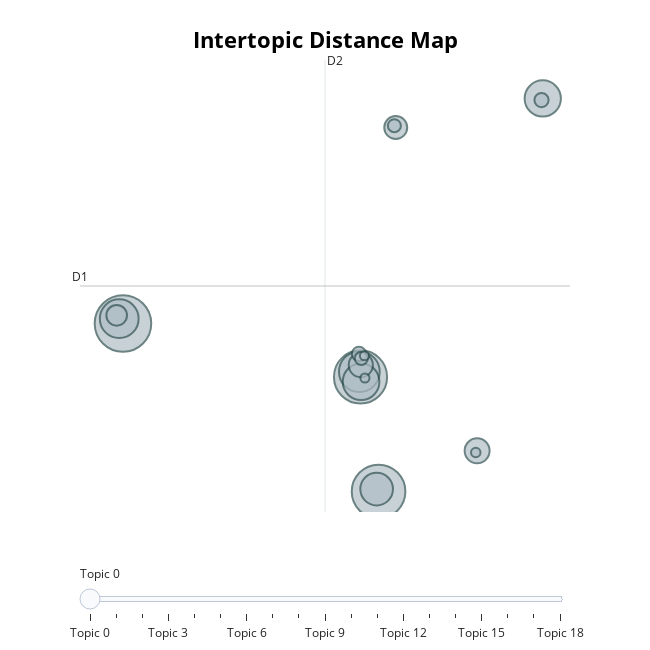

The cell this chart's notebook holds for it:
### Markdown cell above
## 토픽 수 줄이기

### Code cell
# 임의의 숫자(20개) 지정하여 축소
model = BERTopic(nr_topics=20)
topics, probabilities = model.fit_transform(docs)

model.visualize_topics()

### Figure 1 — Plotly figure (JSON) as saved in the notebook; plotly's stock layout.template omitted (floating-point values rounded to 4 significant figures)
{"data": [{"customdata": [[0, "the | of | to | and | in", 2039], [1, "the | in | to | he | game", 1833], [2, "the | to | and | is | it", 1800], [3, "for | the | and | to | it", 1057], [4, "the | to | of | and | is", 958], [5, "maxaxaxaxaxaxaxaxaxaxaxaxaxaxax | the | to | and | of", 855], [6, "the | of | that | is | to", 838], [7, "deleted | smiley | manhattan | bob | stuff", 680], [8, "the | to | you | my | and", 397], [9, "the | to | of | and | space", 374], [10, "of | the | to | and | is", 336], [11, "the | is | to | it | you", 272], [12, "the | it | oil | to | and", 131], [13, "of | the | is | that | and", 128], [14, "the | wire | wiring | is | to", 110], [15, "insurance | the | health | of | to", 108], [16, "dog | dogs | the | and | to", 57], [17, "battery | ground | the | batteries | is", 53], [18, "fan | cooling | heat | water | the", 53]], "hovertemplate": "<b>Topic %{customdata[0]}</b><br>%{customdata[1]}<br>Size: %{customdata[2]}", "legendgroup": "", "marker": {"color": "#B0BEC5", "line": {"color": "DarkSlateGrey", "width": 2}, "size": [2039, 1833, 1800, 1057, 958, 855, 838, 680, 397, 374, 336, 272, 131, 128, 110, 108, 57, 53, 53], "sizemode": "area", "sizeref": 1.274, "symbol": "circle"}, "mode": "markers", "name": "", "orientation": "v", "showlegend": false, "type": "scatter", "x": [-23.4, 1.709, -0.06125, -0.1787, -23.76, -0.008091, 17.84, 1.522, 11.39, -0.03619, 3.397, -24.01, -0.2146, 17.72, 0.01394, 3.26, 11.26, 0.3247, 0.3702], "xaxis": "x", "y": [2.411, -10.39, -1.66, -1.267, 2.777, -2.031, 19.54, -10.2, -7.287, -0.7558, 17.33, 3.028, 0.0862, 19.42, -0.2503, 17.47, -7.421, -0.04644, -1.745], "yaxis": "y"}], "layout": {"annotations": [{"showarrow": false, "text": "D1", "x": -27.62, "y": 5.262, "yshift": 10}, {"showarrow": false, "text": "D2", "x": -3.551, "xshift": 10, "y": 22.47}], "height": 650, "hoverlabel": {"bgcolor": "white", "font": {"family": "Rockwell", "size": 16}}, "legend": {"itemsizing": "constant", "tracegroupgap": 0}, "margin": {"t": 60}, "shapes": [{"line": {"color": "#CFD8DC", "width": 2}, "type": "line", "x0": -3.551, "x1": -3.551, "y0": -11.95, "y1": 22.47}, {"line": {"color": "#9E9E9E", "width": 2}, "type": "line", "x0": -27.62, "x1": 20.51, "y0": 5.262, "y1": 5.262}], "sliders": [{"active": 0, "pad": {"t": 50}, "steps": [{"args": [{"marker.color": [["red", "#B0BEC5", "#B0BEC5", "#B0BEC5", "#B0BEC5", "#B0BEC5", "#B0BEC5", "#B0BEC5", "#B0BEC5", "#B0BEC5", "#B0BEC5", "#B0BEC5", "#B0BEC5", "#B0BEC5", "#B0BEC5", "#B0BEC5", "#B0BEC5", "#B0BEC5", "#B0BEC5"]]}], "label": "Topic 0", "method": "update"}, {"args": [{"marker.color": [["#B0BEC5", "red", "#B0BEC5", "#B0BEC5", "#B0BEC5", "#B0BEC5", "#B0BEC5", "#B0BEC5", "#B0BEC5", "#B0BEC5", "#B0BEC5", "#B0BEC5", "#B0BEC5", "#B0BEC5", "#B0BEC5", "#B0BEC5", "#B0BEC5", "#B0BEC5", "#B0BEC5"]]}], "label": "Topic 1", "method": "update"}, {"args": [{"marker.color": [["#B0BEC5", "#B0BEC5", "red", "#B0BEC5", "#B0BEC5", "#B0BEC5", "#B0BEC5", "#B0BEC5", "#B0BEC5", "#B0BEC5", "#B0BEC5", "#B0BEC5", "#B0BEC5", "#B0BEC5", "#B0BEC5", "#B0BEC5", "#B0BEC5", "#B0BEC5", "#B0BEC5"]]}], "label": "Topic 2", "method": "update"}, {"args": [{"marker.color": [["#B0BEC5", "#B0BEC5", "#B0BEC5", "red", "#B0BEC5", "#B0BEC5", "#B0BEC5", "#B0BEC5", "#B0BEC5", "#B0BEC5", "#B0BEC5", "#B0BEC5", "#B0BEC5", "#B0BEC5", "#B0BEC5", "#B0BEC5", "#B0BEC5", "#B0BEC5", "#B0BEC5"]]}], "label": "Topic 3", "method": "update"}, {"args": [{"marker.color": [["#B0BEC5", "#B0BEC5", "#B0BEC5", "#B0BEC5", "red", "#B0BEC5", "#B0BEC5", "#B0BEC5", "#B0BEC5", "#B0BEC5", "#B0BEC5", "#B0BEC5", "#B0BEC5", "#B0BEC5", "#B0BEC5", "#B0BEC5", "#B0BEC5", "#B0BEC5", "#B0BEC5"]]}], "label": "Topic 4", "method": "update"}, {"args": [{"marker.color": [["#B0BEC5", "#B0BEC5", "#B0BEC5", "#B0BEC5", "#B0BEC5", "red", "#B0BEC5", "#B0BEC5", "#B0BEC5", "#B0BEC5", "#B0BEC5", "#B0BEC5", "#B0BEC5", "#B0BEC5", "#B0BEC5", "#B0BEC5", "#B0BEC5", "#B0BEC5", "#B0BEC5"]]}], "label": "Topic 5", "method": "update"}, {"args": [{"marker.color": [["#B0BEC5", "#B0BEC5", "#B0BEC5", "#B0BEC5", "#B0BEC5", "#B0BEC5", "red", "#B0BEC5", "#B0BEC5", "#B0BEC5", "#B0BEC5", "#B0BEC5", "#B0BEC5", "#B0BEC5", "#B0BEC5", "#B0BEC5", "#B0BEC5", "#B0BEC5", "#B0BEC5"]]}], "label": "Topic 6", "method": "update"}, {"args": [{"marker.color": [["#B0BEC5", "#B0BEC5", "#B0BEC5", "#B0BEC5", "#B0BEC5", "#B0BEC5", "#B0BEC5", "red", "#B0BEC5", "#B0BEC5", "#B0BEC5", "#B0BEC5", "#B0BEC5", "#B0BEC5", "#B0BEC5", "#B0BEC5", "#B0BEC5", "#B0BEC5", "#B0BEC5"]]}], "label": "Topic 7", "method": "update"}, {"args": [{"marker.color": [["#B0BEC5", "#B0BEC5", "#B0BEC5", "#B0BEC5", "#B0BEC5", "#B0BEC5", "#B0BEC5", "#B0BEC5", "red", "#B0BEC5", "#B0BEC5", "#B0BEC5", "#B0BEC5", "#B0BEC5", "#B0BEC5", "#B0BEC5", "#B0BEC5", "#B0BEC5", "#B0BEC5"]]}], "label": "Topic 8", "method": "update"}, {"args": [{"marker.color": [["#B0BEC5", "#B0BEC5", "#B0BEC5", "#B0BEC5", "#B0BEC5", "#B0BEC5", "#B0BEC5", "#B0BEC5", "#B0BEC5", "red", "#B0BEC5", "#B0BEC5", "#B0BEC5", "#B0BEC5", "#B0BEC5", "#B0BEC5", "#B0BEC5", "#B0BEC5", "#B0BEC5"]]}], "label": "Topic 9", "method": "update"}, {"args": [{"marker.color": [["#B0BEC5", "#B0BEC5", "#B0BEC5", "#B0BEC5", "#B0BEC5", "#B0BEC5", "#B0BEC5", "#B0BEC5", "#B0BEC5", "#B0BEC5", "red", "#B0BEC5", "#B0BEC5", "#B0BEC5", "#B0BEC5", "#B0BEC5", "#B0BEC5", "#B0BEC5", "#B0BEC5"]]}], "label": "Topic 10", "method": "update"}, {"args": [{"marker.color": [["#B0BEC5", "#B0BEC5", "#B0BEC5", "#B0BEC5", "#B0BEC5", "#B0BEC5", "#B0BEC5", "#B0BEC5", "#B0BEC5", "#B0BEC5", "#B0BEC5", "red", "#B0BEC5", "#B0BEC5", "#B0BEC5", "#B0BEC5", "#B0BEC5", "#B0BEC5", "#B0BEC5"]]}], "label": "Topic 11", "method": "update"}, {"args": [{"marker.color": [["#B0BEC5", "#B0BEC5", "#B0BEC5", "#B0BEC5", "#B0BEC5", "#B0BEC5", "#B0BEC5", "#B0BEC5", "#B0BEC5", "#B0BEC5", "#B0BEC5", "#B0BEC5", "red", "#B0BEC5", "#B0BEC5", "#B0BEC5", "#B0BEC5", "#B0BEC5", "#B0BEC5"]]}], "label": "Topic 12", "method": "update"}, {"args": [{"marker.color": [["#B0BEC5", "#B0BEC5", "#B0BEC5", "#B0BEC5", "#B0BEC5", "#B0BEC5", "#B0BEC5", "#B0BEC5", "#B0BEC5", "#B0BEC5", "#B0BEC5", "#B0BEC5", "#B0BEC5", "red", "#B0BEC5", "#B0BEC5", "#B0BEC5", "#B0BEC5", "#B0BEC5"]]}], "label": "Topic 13", "method": "update"}, {"args": [{"marker.color": [["#B0BEC5", "#B0BEC5", "#B0BEC5", "#B0BEC5", "#B0BEC5", "#B0BEC5", "#B0BEC5", "#B0BEC5", "#B0BEC5", "#B0BEC5", "#B0BEC5", "#B0BEC5", "#B0BEC5", "#B0BEC5", "red", "#B0BEC5", "#B0BEC5", "#B0BEC5", "#B0BEC5"]]}], "label": "Topic 14", "method": "update"}, {"args": [{"marker.color": [["#B0BEC5", "#B0BEC5", "#B0BEC5", "#B0BEC5", "#B0BEC5", "#B0BEC5", "#B0BEC5", "#B0BEC5", "#B0BEC5", "#B0BEC5", "#B0BEC5", "#B0BEC5", "#B0BEC5", "#B0BEC5", "#B0BEC5", "red", "#B0BEC5", "#B0BEC5", "#B0BEC5"]]}], "label": "Topic 15", "method": "update"}, {"args": [{"marker.color": [["#B0BEC5", "#B0BEC5", "#B0BEC5", "#B0BEC5", "#B0BEC5", "#B0BEC5", "#B0BEC5", "#B0BEC5", "#B0BEC5", "#B0BEC5", "#B0BEC5", "#B0BEC5", "#B0BEC5", "#B0BEC5", "#B0BEC5", "#B0BEC5", "red", "#B0BEC5", "#B0BEC5"]]}], "label": "Topic 16", "method": "update"}, {"args": [{"marker.color": [["#B0BEC5", "#B0BEC5", "#B0BEC5", "#B0BEC5", "#B0BEC5", "#B0BEC5", "#B0BEC5", "#B0BEC5", "#B0BEC5", "#B0BEC5", "#B0BEC5", "#B0BEC5", "#B0BEC5", "#B0BEC5", "#B0BEC5", "#B0BEC5", "#B0BEC5", "red", "#B0BEC5"]]}], "label": "Topic 17", "method": "update"}, {"args": [{"marker.color": [["#B0BEC5", "#B0BEC5", "#B0BEC5", "#B0BEC5", "#B0BEC5", "#B0BEC5", "#B0BEC5", "#B0BEC5", "#B0BEC5", "#B0BEC5", "#B0BEC5", "#B0BEC5", "#B0BEC5", "#B0BEC5", "#B0BEC5", "#B0BEC5", "#B0BEC5", "#B0BEC5", "red"]]}], "label": "Topic 18", "method": "update"}]}], "title": {"font": {"color": "Black", "size": 22}, "text": "<b>Intertopic Distance Map</b>", "x": 0.5, "xanchor": "center", "y": 0.95, "yanchor": "top"}, "width": 650, "xaxis": {"anchor": "y", "domain": [0, 1], "range": [-27.62, 20.51], "title": {"text": ""}, "visible": false}, "yaxis": {"anchor": "x", "domain": [0, 1], "range": [-11.95, 22.47], "title": {"text": ""}, "visible": false}}}
